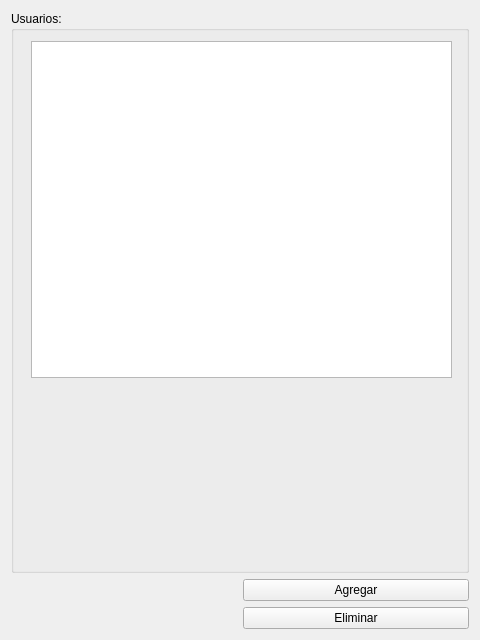
<?xml version="1.0" encoding="UTF-8"?>
<ui version="4.0">
 <class>agregarUsuario</class>
 <widget class="QWidget" name="agregarUsuario">
  <property name="geometry">
   <rect>
    <x>0</x>
    <y>0</y>
    <width>480</width>
    <height>640</height>
   </rect>
  </property>
  <property name="windowTitle">
   <string>Form</string>
  </property>
  <layout class="QGridLayout" name="gridLayout">
   <item row="1" column="1">
    <widget class="QPushButton" name="pushButton">
     <property name="text">
      <string>Agregar</string>
     </property>
    </widget>
   </item>
   <item row="2" column="1">
    <widget class="QPushButton" name="pushButton_2">
     <property name="text">
      <string>Eliminar</string>
     </property>
    </widget>
   </item>
   <item row="0" column="0" colspan="2">
    <widget class="QGroupBox" name="groupBox">
     <property name="title">
      <string>Usuarios:</string>
     </property>
     <widget class="QListWidget" name="listWidget">
      <property name="geometry">
       <rect>
        <x>20</x>
        <y>30</y>
        <width>421</width>
        <height>337</height>
       </rect>
      </property>
     </widget>
    </widget>
   </item>
  </layout>
 </widget>
 <resources/>
 <connections/>
</ui>
